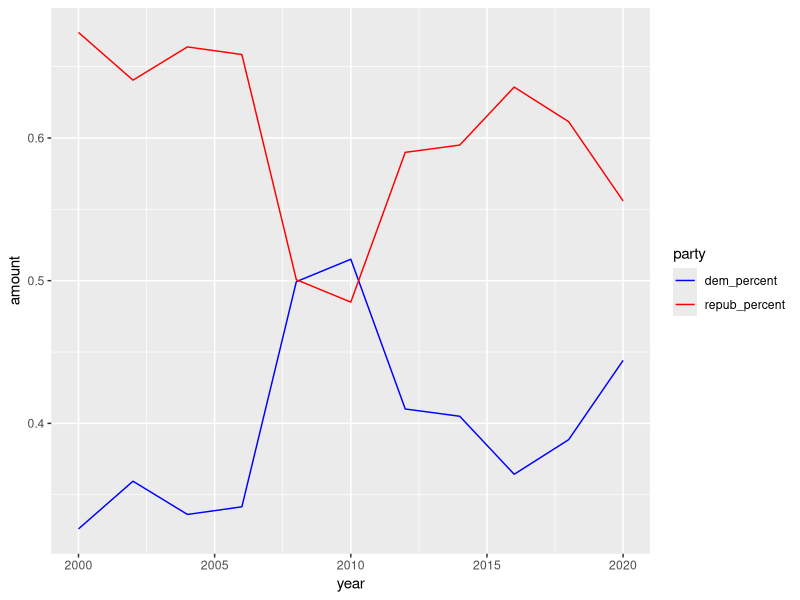

Generate this figure with R:
## ---- chunk 1
library(tidyverse)
knitr::opts_chunk$set(echo = TRUE)
## ---- chunk 2
foreign_data = read_csv("data/foreign_pac_data/clean_data.csv")

clean_data = foreign_data %>% 
  group_by(year) %>% 
  summarize(total = sum(dems_sum) + sum(repubs_sum),
            dem = sum(dems_sum),
            repub = sum(repubs_sum),
            .groups = "drop") %>%
  mutate(dem_percent = dem / total,
         repub_percent = repub / total) %>% 
  pivot_longer(
    cols = c(dem_percent, repub_percent),
    names_to = "party",
    values_to = "amount"
  )
clean_data
## ---- chunk 3
ggplot(clean_data, aes(x = year, y = amount, color = party)) + 
  geom_line() + 
  scale_color_manual(
    values = c("blue", "red")
  )
